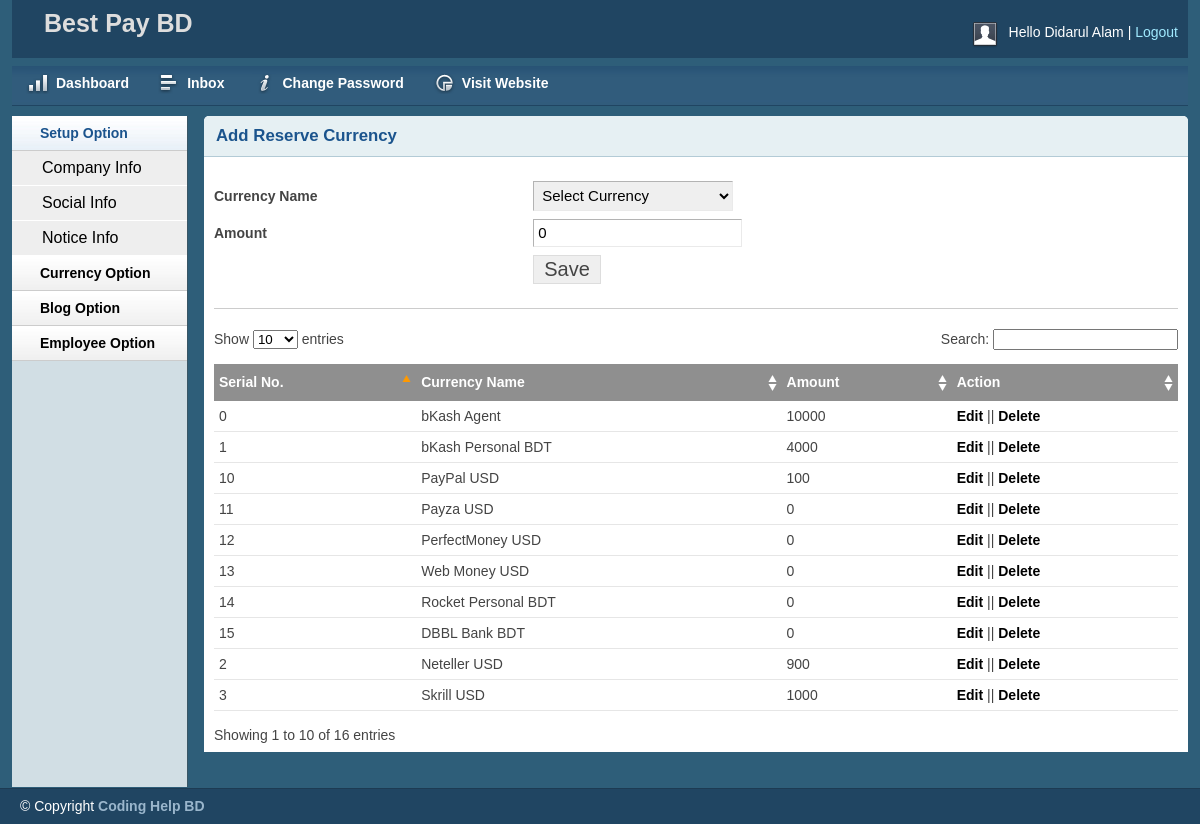
Page /admin/currencyReserve.php (signed in) on the committed database.
### tables this page shows
CREATE TABLE IF NOT EXISTS `tbcurrencyreserve` (
  `autoId` int(11) NOT NULL AUTO_INCREMENT,
  `iCurrencyId` int(11) DEFAULT '0',
  `dblAmount` double DEFAULT '0',
  PRIMARY KEY (`autoId`),
  KEY `FK__tbcurrencyinfo` (`iCurrencyId`),
  CONSTRAINT `FK__tbcurrencyinfo` FOREIGN KEY (`iCurrencyId`) REFERENCES `tbcurrencyinfo` (`autoId`) ON UPDATE CASCADE
);

### lib/Database.php (called while the page is built, shortened)
<?php
class Database{
	public $host   = DB_HOST;
	public $user   = DB_USER;
	public $pass   = DB_PASS;
	public $dbname = DB_NAME;
	public $link;
	private function connecDB()
	{
		$this->link = new mysqli($this->host, $this->user, $this->pass, $this->dbname);
        mysqli_query($this->link,"SET CHARACTER SET utf8");
        mysqli_query($this->link,"SET SESSION collation_connection ='utf8_general_ci'");
	}
	public function select($query)
	{
		$result = $this->link->query($query) or die ($this->link->error.__LINE__);
		if($result->num_rows > 0){
			return $result;
		}
		else{
			return false;
		}
	}
}
?>

### admin/currencyReserve.php (the view, shortened to what this page needs)
<?php include 'inc/header.php';?>
<?php include 'inc/sidebar.php';?>
<div class="grid_10">
    <div class="box round first grid">
        <h2>Add Reserve Currency</h2>
        <div class="block">
            <form action="" method="post" enctype="multipart/form-data">
                <table class="form">
                    <tr>
                        <td>
                            <label>Currency Name</label>
                        </td>
                        <td>
                            <select id="select" name="iCurrencyId">
                                <option value="0">Select Currency</option>
                            </select>
                        </td>
                    </tr>
                    <tr>
                        <td>
                            <label>Amount</label>
                        </td>
                        <td>
                            <input type="number" name="dblAmount" value="0" placeholder="Enter Amount..."  />
                        </td>
                    </tr>
                    <tr>
                        <td></td>
                        <td>
                            <input type="submit" name="submit" Value="Save" />
                        </td>
                    </tr>
                </table>
            </form>
            <hr>
            <table class="data display datatable" id="example">
                <thead>
                <tr>
                    <th>Serial No.</th>
                    <th>Currency Name</th>
                    <th>Amount</th>
                    <th>Action</th>
                </tr>
                </thead>
                <tbody>
                <?php
                $query="select autoId,(select vCurrencyName from tbcurrencyinfo where autoId=a.iCurrencyId) vCurrencyName, dblAmount
                        from tbcurrencyreserve a";
                $selectData=$db->select($query);
                if($selectData)
                {
                    $i=0;
                    while($result=$selectData->fetch_assoc())
                    {
                        ?>
                        <tr class="odd gradeX">
                            <td> <?php echo $i;?></td>
                            <td> <?php echo $result['vCurrencyName']; ?> </td>
                            <td> <?php echo $result['dblAmount']; ?> </td>
                            <td><a href="currencyReserveEdit.php?id=<?php echo $result['autoId'];?>">Edit</a> ||
                                <a onclick="return confirm('Are you sure to Delete! ');" href="currencyReserveDelete.php?deleteid=<?php echo $result['autoId'];?>">Delete</a>
                            </td>
                        </tr>
                        <?php
                        $i++;
                    }
                }
                ?>
                </tbody>
            </table>
        </div>
    </div>
</div>
<?php include 'inc/footer.php';?>

### admin/css/layout.css (style rules this page uses)
body { background: #fff none repeat scroll 0 0; color: #444; font-size: 14px; padding: 0; }
a { color: #000; font-weight:bold; text-decoration: none; }
h1, h2, h3, h4, h5, h6 { line-height:1.2em; margin-bottom:.3em; }
h2 { margin-top:1em; }
.box { background:#fff; margin-bottom:20px; padding:10px 10px 10px 10px; margin-left:-8px; }
.box.grid { padding-bottom:40px; }
.box.round { -moz-border-radius: 5px 5px 0px 0px; -webkit-border-radius: 5px 5px 0px 0px; border-radius: 5px 5px 0px 0px; }
.box h2 { font-size:1.2em; font-weight:bold; color:#1B548D; background:#E6F0F3; margin:-10px -10px 0 -10px; padding:10px 12px; border-bottom:1px solid #B3CBD6; -moz-border-radius: 5px 5px 0px 0px; -webkit-border-radius: 5px 5px 0px 0px; border-radius: 5px 5px 0px 0px; }
.box.first { min-height: 406px; }
.block { padding-top:20px; }
table.form { width:100%; }
table.form td { padding:4px 0px; }
table.form label { font-weight:bold; }
table.form input, table.form select { font-size: 15px; padding: 4px 4px 5px 4px; border-top: 1px solid #b3b3b3; border-left: 1px solid #b3b3b3; border-right: 1px solid #eaeaea; border-bottom: 1px solid #eaeaea; }
table.form input[type="submit"] { border: 1px solid #ddd; color: #444; cursor: pointer; font-size: 20px; padding: 2px 10px; }
.block { padding-bottom:1px; }
table.display { margin: 0 auto; clear: both; width: 100%; }
.sorting_asc { background: #8f8f8f url(../img/table/sort_asc.png) no-repeat center right; padding:8px 5px; text-align:left; color:#fff; }
.sorting { background:#8f8f8f url(../img/table/sort_both.png) no-repeat center right; padding:8px 5px; text-align:left; color:#fff; }
tr.odd { height: 30px; line-height: 30px; border-bottom:1px solid #e6e6e6; }
tr.even { height: 30px; line-height: 30px; border-bottom:1px solid #e6e6e6; }
tr.odd td, tr.even td { padding-left:5px; }
table.form select { width:200px; }

### rows in the picture
tbcurrencyreserve: vCurrencyName "bKash Agent", dblAmount "10000"
tbcurrencyreserve: vCurrencyName "bKash Personal BDT", dblAmount "4000"
tbcurrencyreserve: vCurrencyName "Neteller USD", dblAmount "900"
tbcurrencyreserve: vCurrencyName "Skrill USD", dblAmount "1000"
tbcurrencyreserve: vCurrencyName "PayPal USD", dblAmount "100"
tbcurrencyreserve: vCurrencyName "Payza USD", dblAmount "0"
tbcurrencyreserve: vCurrencyName "PerfectMoney USD", dblAmount "0"
tbcurrencyreserve: vCurrencyName "Web Money USD", dblAmount "0"
tbcurrencyreserve: vCurrencyName "Rocket Personal BDT", dblAmount "0"
tbcurrencyreserve: vCurrencyName "DBBL Bank BDT", dblAmount "0"

### other values in the picture
Session::get('adminName') "Didarul Alam"
